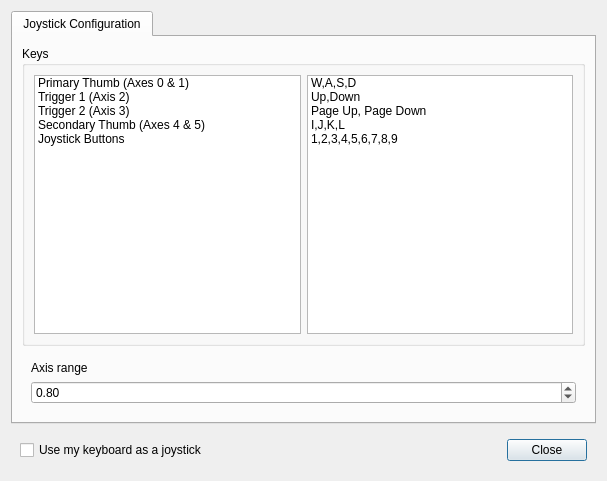
<?xml version="1.0" encoding="UTF-8"?>
<ui version="4.0">
 <class>VirtualJoystick</class>
 <widget class="QDialog" name="VirtualJoystick">
  <property name="windowModality">
   <enum>Qt::WindowModal</enum>
  </property>
  <property name="geometry">
   <rect>
    <x>0</x>
    <y>0</y>
    <width>607</width>
    <height>481</height>
   </rect>
  </property>
  <property name="sizePolicy">
   <sizepolicy hsizetype="Minimum" vsizetype="Minimum">
    <horstretch>0</horstretch>
    <verstretch>0</verstretch>
   </sizepolicy>
  </property>
  <property name="focusPolicy">
   <enum>Qt::ClickFocus</enum>
  </property>
  <property name="windowTitle">
   <string>Virtual Joystick</string>
  </property>
  <property name="modal">
   <bool>true</bool>
  </property>
  <layout class="QVBoxLayout" name="verticalLayout">
   <property name="sizeConstraint">
    <enum>QLayout::SetMinimumSize</enum>
   </property>
   <item>
    <widget class="QTabWidget" name="Tabs">
     <property name="currentIndex">
      <number>0</number>
     </property>
     <widget class="QWidget" name="Keys">
      <attribute name="title">
       <string>Joystick Configuration</string>
      </attribute>
      <layout class="QVBoxLayout" name="verticalLayout_2">
       <item>
        <widget class="QGroupBox" name="KeysBox">
         <property name="title">
          <string>Keys</string>
         </property>
         <property name="flat">
          <bool>false</bool>
         </property>
         <layout class="QHBoxLayout" name="horizontalLayout_3">
          <item>
           <widget class="QListWidget" name="ActionsList">
            <property name="sizePolicy">
             <sizepolicy hsizetype="MinimumExpanding" vsizetype="MinimumExpanding">
              <horstretch>0</horstretch>
              <verstretch>0</verstretch>
             </sizepolicy>
            </property>
            <property name="editTriggers">
             <set>QAbstractItemView::NoEditTriggers</set>
            </property>
            <property name="selectionMode">
             <enum>QAbstractItemView::NoSelection</enum>
            </property>
            <property name="viewMode">
             <enum>QListView::ListMode</enum>
            </property>
            <property name="uniformItemSizes">
             <bool>true</bool>
            </property>
            <item>
             <property name="text">
              <string>Primary Thumb (Axes 0 &amp; 1)</string>
             </property>
            </item>
            <item>
             <property name="text">
              <string>Trigger 1 (Axis 2)</string>
             </property>
            </item>
            <item>
             <property name="text">
              <string>Trigger 2 (Axis 3)</string>
             </property>
            </item>
            <item>
             <property name="text">
              <string>Secondary Thumb (Axes 4 &amp; 5)</string>
             </property>
            </item>
            <item>
             <property name="text">
              <string>Joystick Buttons</string>
             </property>
            </item>
           </widget>
          </item>
          <item>
           <widget class="QListWidget" name="ShortcutList">
            <property name="sizePolicy">
             <sizepolicy hsizetype="MinimumExpanding" vsizetype="MinimumExpanding">
              <horstretch>0</horstretch>
              <verstretch>0</verstretch>
             </sizepolicy>
            </property>
            <property name="editTriggers">
             <set>QAbstractItemView::NoEditTriggers</set>
            </property>
            <property name="selectionMode">
             <enum>QAbstractItemView::NoSelection</enum>
            </property>
            <property name="viewMode">
             <enum>QListView::ListMode</enum>
            </property>
            <property name="uniformItemSizes">
             <bool>true</bool>
            </property>
            <item>
             <property name="text">
              <string>W,A,S,D</string>
             </property>
            </item>
            <item>
             <property name="text">
              <string>Up,Down</string>
             </property>
            </item>
            <item>
             <property name="text">
              <string>Page Up, Page Down</string>
             </property>
            </item>
            <item>
             <property name="text">
              <string>I,J,K,L</string>
             </property>
            </item>
            <item>
             <property name="text">
              <string>1,2,3,4,5,6,7,8,9</string>
             </property>
            </item>
           </widget>
          </item>
         </layout>
        </widget>
       </item>
       <item>
        <widget class="QWidget" name="AxisBox" native="true">
         <layout class="QVBoxLayout" name="verticalLayout_3">
          <item>
           <widget class="QLabel" name="MaxValueAxis">
            <property name="text">
             <string>Axis range</string>
            </property>
           </widget>
          </item>
          <item>
           <widget class="QDoubleSpinBox" name="Range">
            <property name="maximum">
             <double>1.000000000000000</double>
            </property>
            <property name="singleStep">
             <double>0.010000000000000</double>
            </property>
            <property name="value">
             <double>0.800000000000000</double>
            </property>
           </widget>
          </item>
         </layout>
        </widget>
       </item>
      </layout>
     </widget>
    </widget>
   </item>
   <item>
    <widget class="QWidget" name="ButtonBox" native="true">
     <layout class="QHBoxLayout" name="horizontalLayout_2">
      <item>
       <widget class="QCheckBox" name="UseKeyboardCheckbox">
        <property name="text">
         <string>Use my keyboard as a joystick</string>
        </property>
       </widget>
      </item>
      <item>
       <spacer name="ButtonsSpacer">
        <property name="orientation">
         <enum>Qt::Horizontal</enum>
        </property>
        <property name="sizeHint" stdset="0">
         <size>
          <width>40</width>
          <height>20</height>
         </size>
        </property>
       </spacer>
      </item>
      <item>
       <widget class="QPushButton" name="Close">
        <property name="text">
         <string>Close</string>
        </property>
       </widget>
      </item>
     </layout>
    </widget>
   </item>
  </layout>
 </widget>
 <resources/>
 <connections/>
</ui>
